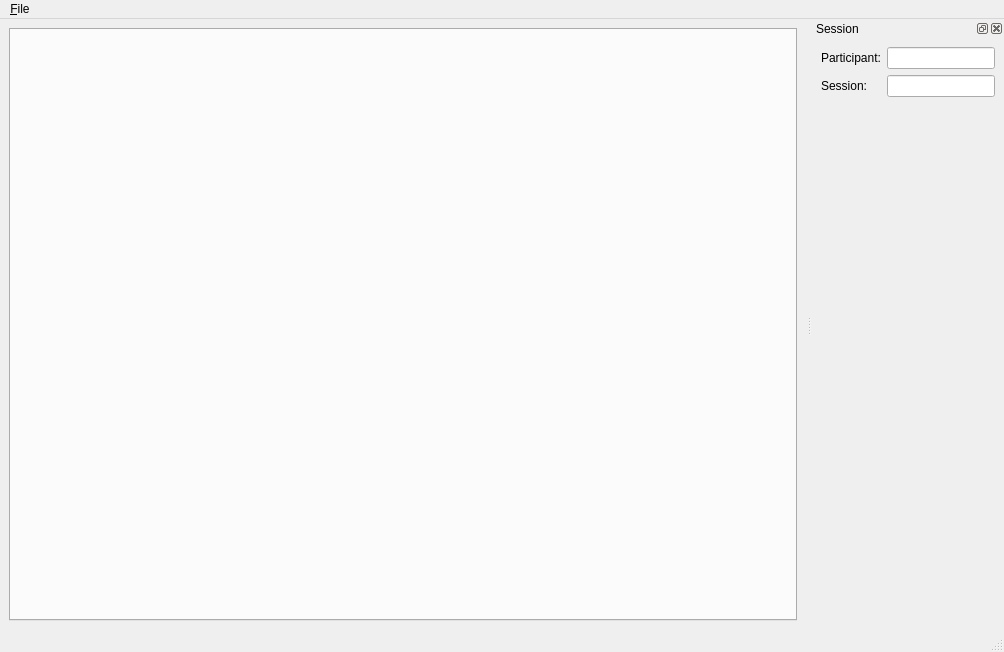
<?xml version="1.0" encoding="UTF-8"?>
<ui version="4.0">
 <class>PygestureMainWindow</class>
 <widget class="QMainWindow" name="PygestureMainWindow">
  <property name="geometry">
   <rect>
    <x>0</x>
    <y>0</y>
    <width>1004</width>
    <height>652</height>
   </rect>
  </property>
  <property name="windowTitle">
   <string>PyGesture</string>
  </property>
  <property name="styleSheet">
   <string notr="true"/>
  </property>
  <widget class="QWidget" name="centralwidget">
   <layout class="QGridLayout" name="gridLayout">
    <item row="0" column="0">
     <widget class="QTabWidget" name="tabWidget">
      <property name="styleSheet">
       <string notr="true"/>
      </property>
      <property name="tabPosition">
       <enum>QTabWidget::North</enum>
      </property>
      <property name="tabShape">
       <enum>QTabWidget::Rounded</enum>
      </property>
      <property name="currentIndex">
       <number>-1</number>
      </property>
     </widget>
    </item>
   </layout>
  </widget>
  <widget class="QMenuBar" name="menubar">
   <property name="geometry">
    <rect>
     <x>0</x>
     <y>0</y>
     <width>1004</width>
     <height>27</height>
    </rect>
   </property>
   <widget class="QMenu" name="menu_File">
    <property name="title">
     <string>&amp;File</string>
    </property>
    <addaction name="actionQuit"/>
   </widget>
   <addaction name="menu_File"/>
  </widget>
  <widget class="QStatusBar" name="statusbar"/>
  <widget class="QDockWidget" name="mainDock">
   <property name="enabled">
    <bool>true</bool>
   </property>
   <property name="allowedAreas">
    <set>Qt::LeftDockWidgetArea|Qt::RightDockWidgetArea</set>
   </property>
   <property name="windowTitle">
    <string>Session</string>
   </property>
   <attribute name="dockWidgetArea">
    <number>2</number>
   </attribute>
   <widget class="QWidget" name="dockWidgetContents">
    <layout class="QFormLayout" name="formLayout">
     <item row="0" column="0">
      <widget class="QLabel" name="participantLabel">
       <property name="text">
        <string>Participant:</string>
       </property>
      </widget>
     </item>
     <item row="0" column="1">
      <widget class="QLineEdit" name="participantLineEdit"/>
     </item>
     <item row="1" column="0">
      <widget class="QLabel" name="sessionLabel">
       <property name="text">
        <string>Session:</string>
       </property>
      </widget>
     </item>
     <item row="1" column="1">
      <widget class="QLineEdit" name="sessionLineEdit"/>
     </item>
    </layout>
   </widget>
  </widget>
  <action name="actionQuit">
   <property name="icon">
    <iconset theme="application-exit">
     <normaloff/>
    </iconset>
   </property>
   <property name="text">
    <string>&amp;Quit</string>
   </property>
  </action>
  <action name="actionCheckSignals">
   <property name="icon">
    <iconset theme="audio-card">
     <normaloff/>
    </iconset>
   </property>
   <property name="text">
    <string>Check Signals</string>
   </property>
  </action>
  <action name="actionProbe">
   <property name="icon">
    <iconset theme="audio-input-microphone">
     <normaloff/>
    </iconset>
   </property>
   <property name="text">
    <string>Probe</string>
   </property>
  </action>
 </widget>
 <resources/>
 <connections>
  <connection>
   <sender>actionQuit</sender>
   <signal>triggered()</signal>
   <receiver>PygestureMainWindow</receiver>
   <slot>close()</slot>
   <hints>
    <hint type="sourcelabel">
     <x>-1</x>
     <y>-1</y>
    </hint>
    <hint type="destinationlabel">
     <x>522</x>
     <y>356</y>
    </hint>
   </hints>
  </connection>
 </connections>
</ui>
